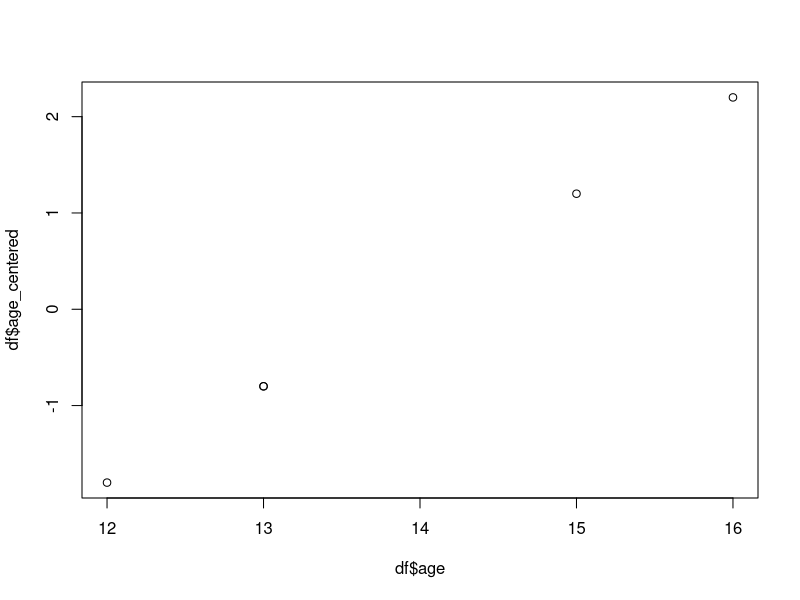

The R script that drew this image:
## ---- chunk 1
5+5
## ---- chunk 2
x <- 10

# note: you could just as well use 10 -> x
## ---- chunk 3
x

x + 5
## ---- chunk 4
y <- 2*x

## ---- chunk 5
age <- c(13, 15, 12, 13, 16)

age
## ---- chunk 6
length(age)
mean(age)
## ---- chunk 7
summary(age) 
## ---- chunk 8
str(age) # shows structure of the vector: type, length, first values
## ---- chunk 9
mean_age <- mean(age)
## ---- chunk 10
paste("Mean age:", mean_age)
## ---- chunk 11
new_age <- c(age, x)
length(new_age)
## ---- chunk 12
age[1]
age[3]
age[1:3]
## ---- chunk 13
# which ages are above 13?
age > 13
cond <- (age > 13)
age[cond]

## ---- chunk 14
firstnames <- c("John", "Mark", "Jane", "Alice", "Sophie")
## ---- chunk 15
str(firstnames)

## ---- chunk 16
df <- data.frame(age, firstnames)

## ---- chunk 17
str(df)
## ---- chunk 18
df
## ---- chunk 19
df$age
## ---- chunk 20
df$age_centered <- (df$age - mean(df$age))
## ---- chunk 21
df[,c(1,3)]
## ---- chunk 22
df[, c("age", "age_centered")] 
## ---- chunk 23
df[grepl(names(df), "^age")] # this uses a thing called regular expressions
## ---- chunk 24
library(tidyverse) # load tidyverse
## ---- chunk 25
df <- mutate(df, age_centered = age - mean(age))
## ---- chunk 26
select(df, age, age_centered)
## ---- chunk 27
select(df, starts_with("age"))
## ---- chunk 28
df %>% select(age, age_centered)

## ---- chunk 29
age %>% mean # instead of mean(age)
## ---- chunk 30
df %>% 
  mutate(gender = c('Male', 'Male', 'Female', 'Female', 'Female')) %>% 
  filter(age >= 13) %>% # filter ages greater than or equal to 13
  group_by(gender) %>% # group by gender
  summarise(age = mean(age)) # find mean age by gender

## ---- chunk 31
plot(df$age, df$age_centered)

